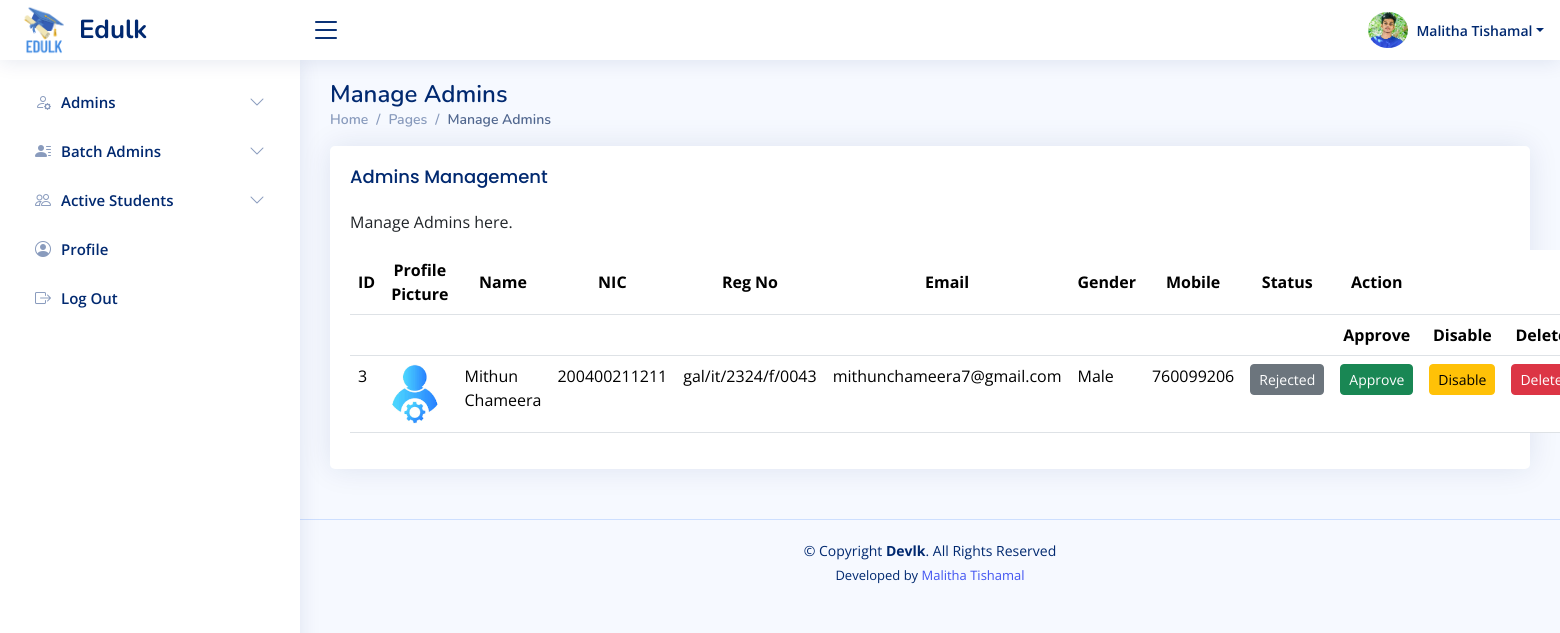
Page /sadmin/manage-batchadmins.php (signed in) on the committed database.
### tables this page shows
CREATE TABLE `sadmins` (
  `id` int(11) NOT NULL,
  `name` varchar(100) DEFAULT NULL,
  `nic` varchar(20) DEFAULT NULL,
  `email` varchar(100) DEFAULT NULL,
  `mobile` varchar(15) DEFAULT NULL,
  `password` varchar(255) DEFAULT NULL,
  `status` enum('pending','approved','rejected') DEFAULT 'pending',
  `profile_picture` varchar(200) NOT NULL DEFAULT 'uploads/profile_pictures/default.jpg',
  `created_at` datetime DEFAULT current_timestamp(),
  `last_login` datetime DEFAULT NULL
);

### sadmin/manage-batchadmins.php (the view, shortened to what this page needs)
<?php
require_once '../includes/db-conn.php';
$user_id = $_SESSION['sadmin_id'];
$sql = "SELECT name, email, nic,mobile,profile_picture FROM sadmins WHERE id = ?";
$stmt = $conn->prepare($sql);
$stmt->bind_param("i", $user_id);
$stmt->execute();
$result = $stmt->get_result();
$user = $result->fetch_assoc();
$sql = "SELECT * FROM admins";
$result = $conn->query($sql);
?>
<!DOCTYPE html>
<html lang="en">
<head>
    <?php include_once("../includes/css-links-inc.php"); ?>
</head>
<body>
    <?php include_once("../includes/header.php") ?>
    <?php include_once("../includes/sadmin-sidebar.php") ?>
    <main id="main" class="main">
        <div class="pagetitle">
            <h1>Manage Admins</h1>
            <nav>
                <ol class="breadcrumb">
                    <li class="breadcrumb-item"><a href="index.html">Home</a></li>
                    <li class="breadcrumb-item">Pages</li>
                    <li class="breadcrumb-item active">Manage Admins</li>
                </ol>
            </nav>
        </div>
        <section class="section">
            <div class="row">
                <div class="col-lg-12">
                    <div class="card">
                        <div class="card-body">
                            <h5 class="card-title">Admins Management</h5>
                            <p>Manage Admins here.</p>
                            <table class="table datatable">
                                <thead class="align-middle text-center">
                                    <tr>
                                        <th>ID</th>
                                        <th>Profile Picture</th>
                                        <th>Name</th>
                                        <th>NIC</th>
                                        <th>Reg No</th>
                                        <th>Email</th>
                                        <th>Gender</th>
                                        <th>Mobile</th>
                                        <th>Status</th>
                                        <th>Action</th>
                                        <th></th>
                                        <th></th>
                                    </tr>
                                    <tr>
                                        <th colspan="9" class="text-center"></th>
                                        <th class="text-center">Approve</th>
                                        <th class="text-center">Disable</th>
                                        <th class="text-center">Delete</th>
                                    </tr>
                                </thead>
                                <tbody>
                                    <?php
                                    if ($result->num_rows > 0) {
                                        while ($row = $result->fetch_assoc()) {
                                            echo "<tr>";
                                            echo "<td>" . $row['id'] . "</td>";
                                            echo "<td><img src='../admin/" . $row["profile_picture"] . "' alt='Profile' width='50'></td>";
                                            echo "<td>" . $row['name'] . "</td> ";
                                            echo "<td>" . $row['nic'] . "</td>";
                                            echo "<td>" . $row['regno'] . "</td> ";
                                            echo "<td>" . $row['email'] . "</td>";
                                            echo "<td>" . $row['gender'] . "</td> ";
                                            echo "<td>" . $row['mobile'] . "</td>";
                                            echo "<td>";
                                            $status = strtolower($row['status']);
                                            if ($status === 'active' || $status === 'approved') {
                                                echo "<span class='btn btn-success btn-sm w-100 text-center'>Approved</span>";
                                            } elseif ($status === 'disabled') {
                                                echo "<span class='btn btn-danger btn-sm w-100 text-center'>Disabled</span>";
                                            } elseif ($status === 'pending') {
                                                echo "<span class='btn btn-warning btn-sm w-100 text-center'>Pending</span>";
                                            } else {
                                                echo "<span class='btn btn-secondary btn-sm w-100 text-center'>" . ucfirst($row['status']) . "</span>";
                                            }
                                            echo "</td>";
                                            echo "<td class='text-center'>
                                                    <button class='btn btn-success btn-sm w-100 approve-btn' data-id='" . $row['id'] . "'>Approve</button>
                                                  </td>";
                                            echo "<td class='text-center'>
                                                    <button class='btn btn-warning btn-sm w-100 disable-btn' data-id='" . $row['id'] . "'>Disable</button>
                                                  </td>";
                                            echo "<td class='text-center'>
                                                    <button class='btn btn-danger btn-sm w-100 delete-btn' data-id='" . $row['id'] . "'>Delete</button>
                                                  </td>";
                                            echo "</tr>";
                                        }
                                    } else {
                                        echo "<tr><td colspan='10' class='text-center'>No users found.</td></tr>";
                                    }
                                    ?>
                                </tbody>
                            </table>
                        </div>
                    </div>
                </div>
            </div>
        </section>
    </main>
    <?php include_once("../includes/footer.php") ?>
</body>
</html>

### includes/header.php (shortened to what this page needs)
<header id="header" class="header fixed-top d-flex align-items-center">
    <div class="d-flex align-items-center justify-content-between">
        <a href="" class="logo d-flex align-items-center">
            <img src="<?php echo $base_url; ?>assets/images/logos/edulk-logo.png" alt="">
            <span class="d-none d-lg-block">Edulk</span>
        </a>
        <i class="bi bi-list toggle-sidebar-btn"></i>
    </div>
    <nav class="header-nav ms-auto">
        <ul class="d-flex align-items-center">
            <?php
                $profilePic = isset($user['profile_picture']) && $user['profile_picture'] ? $user['profile_picture'] : 'default.jpg';
            ?>
            <li class="nav-item dropdown pe-3">
                <a class="nav-link nav-profile d-flex align-items-center pe-0" href="#" data-bs-toggle="dropdown">
                   <img id="profilePicture" src="<?php echo $profilePic; ?>" alt="Profile Picture" class="rounded-circle" style="width: 40px !important; height: 40px !important; object-fit: cover;">
                    <span class="d-none d-md-block dropdown-toggle ps-2"><?php echo htmlspecialchars($user['name']); ?></span>
                </a>
            </li>
        </ul>
    </nav>
</header>

### assets/css/style.css (style rules this page uses)
:root { scroll-behavior: smooth; }
body { font-family: "Open Sans", sans-serif; background: #f6f9ff; color: #444444; }
a { color: #4154f1; text-decoration: none; }
h1, h2, h3, h4, h5, h6 { font-family: "Nunito", sans-serif; }
#main { margin-top: 60px; padding: 20px 30px; transition: all 0.3s; }
.pagetitle { margin-bottom: 10px; }
.pagetitle h1 { font-size: 24px; margin-bottom: 0; font-weight: 600; color: #012970; }
.card { margin-bottom: 30px; border: none; border-radius: 5px; box-shadow: 0px 0 30px rgba(1, 41, 112, 0.1); }
.card-title { padding: 20px 0 15px 0; font-size: 18px; font-weight: 500; color: #012970; font-family: "Poppins", sans-serif; }
.card-body { padding: 0 20px 20px 20px; }
.breadcrumb { font-size: 14px; font-family: "Nunito", sans-serif; color: #899bbd; font-weight: 600; }
.breadcrumb a { color: #899bbd; transition: 0.3s; }
.breadcrumb .breadcrumb-item::before { color: #899bbd; }
.breadcrumb .active { color: #51678f; font-weight: 600; }
.logo { line-height: 1; }
@media (min-width: 1200px) { .logo { width: 280px; } }
.logo img { max-height: 50px; margin-right: 6px; }
.logo span { font-size: 26px; font-weight: 700; color: #012970; font-family: "Nunito", sans-serif; }
.header { transition: all 0.5s; z-index: 997; height: 60px; box-shadow: 0px 2px 20px rgba(1, 41, 112, 0.1); background-color: #fff; padding-left: 20px; }
.header .toggle-sidebar-btn { font-size: 32px; padding-left: 10px; cursor: pointer; color: #012970; }
.header-nav ul { list-style: none; }
.header-nav>ul { margin: 0; padding: 0; }
.header-nav .nav-profile { color: #012970; }
.header-nav .nav-profile img { max-height: 36px; }
.header-nav .nav-profile span { font-size: 14px; font-weight: 600; }
@media (min-width: 1200px) { #main, #footer { margin-left: 300px; } }

### rows in the picture
sadmins: profile_picture (picture), name "Malitha Tishamal"

### other values in the picture
$row['id'] "3"
$row['name'] "Mithun Chameera"
$row['nic'] "200400211211"
$row['regno'] "gal/it/2324/f/0043"
$row['email'] "mithunchameera7@gmail.com"
$row['gender'] "Male"
$row['mobile'] "760099206"
$row['status'] "Rejected"
